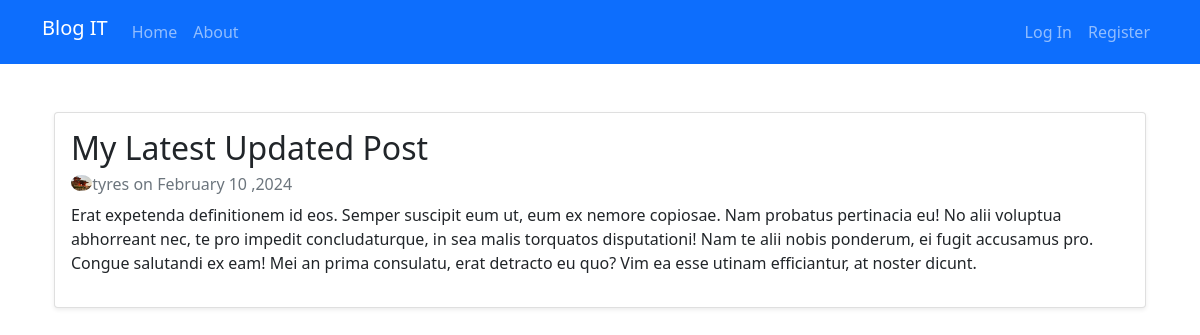
The app's page /post/31/ with its own data.
### blog/models.py (models this page shows, shortened)
class Post(models.Model):
    title = models.CharField(max_length = 100)
    content = models.TextField()
    date_posted = models.DateTimeField(default=timezone.now)
    author = models.ForeignKey(User, on_delete=models.CASCADE)

### users/models.py (models this page shows, shortened)
class Profile(models.Model):
    user = models.OneToOneField(User, on_delete=models.CASCADE)
    image = models.ImageField(default='default.jpg', upload_to='profile_pics')

### blog/views.py (the view)
# urls.py: path('post/<int:pk>/', PostDetailView.as_view(), name='post-detail'),
class PostDetailView(DetailView):
    model = Post

### templates/blog/post_detail.html (shortened to what this page needs)
{% extends "blog/base.html" %}
{%block content%}
<div class="container">
    <div class="card mb-5 shadow-sm">
      <div class="card-body">
        <div class="card-title">
          <h2>{{object.title}}</h2>
        </div>
        <div class="card-subtitle text-muted" style = "display: inline;">
           <img src="{{ object.author.profile.image.url }}" class="rounded-circle" style = "float:left; height:1em;">
           <h6>  {{ object.author }} on {{object.date_posted|date:"F d ,Y"}} </h6>
        </div>
        <div class="card-text">
          <p>
              {{object.content}}
          </p>
        </div>
      </div>
    </div>
    </div>
  </div>
{%endblock content%}

### records on screen
Post: title "My Latest Updated Post", author.profile.image (picture), author "tyres", date_posted "February 10 ,2024", content "Erat expetenda definitionem id eos. Semper suscipit eum ut, eum ex nemore copiosae. Nam probatus pertinacia eu! No alii voluptua abhorreant nec, te pro impedit concludaturque, in sea malis torquatos disputationi! Nam te alii nobis ponderum, ei fugit accusamus pro. Congue salutandi ex eam! Mei an prima consulatu, erat detracto eu quo? Vim ea esse utinam efficiantur, at noster dicunt."
